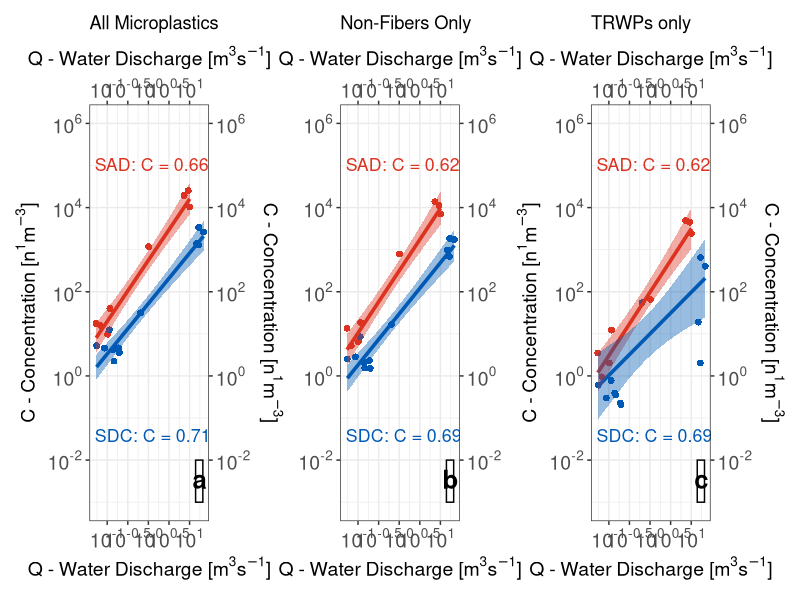

The R source for this figure:
# Combinging Rating Plots v3
#Using only two colors (paired red blue)

setwd("~/Desktop/Papers/C-Q_v2/Code")

###Clear the R environment
rm(list=ls());graphics.off();cat("\f");

library(ggplot2)
library(scales)
library(lmtest)
library(car)
library(boot)
library(dplyr)
library(tidyr)
library(readr)
library(scales)
library(grid)
library(tibble)
library(patchwork)
library(cowplot)


## Load and Create Models
# SAD Sample data
C_SAD <- c(15.83730,
           9.79787,
           17.62992,
           40.06806,
           1179.49791,
           10365.90909,
           19424.24242,
           25228.31050)
Q_SAD <- c(0.0679604,
           0.1019406,
           0.0538020,
           0.1160991,
           1.0194065,
           10.1091144,
           7.3623802,
           9.2312921)
df_SAD <- data.frame(Q_SAD,C_SAD)


# SAD Non-Fiber Sample data
C_SADNF <- c(5.192557334,
             6.513194834,
             13.59883439,
             18.63037006,
             791.2133891,
             7077.272727,
             13775.75758,
             11221.46119)
Q_SADNF <- c(0.0679604,
             0.1019406,
             0.0538020,
             0.1160991,
             1.0194065,
             10.1091144,
             7.3623802,
             9.2312921)
df_SADNF <- data.frame(Q_SADNF,C_SADNF)


# SAD TRWP Sample data
C_SADTRWP <- c(0.95,
               2.02,
               3.50,
               12.3,
               66.1,
               2448,
               4921,
               4503)
Q_SADTRWP <- c(0.0679604,
               0.1019406,
               0.0538020,
               0.1160991,
               1.0194065,
               10.1091144,
               7.3623802,
               9.2312921)
df_SADTRWP <- data.frame(Q_SADTRWP,C_SADTRWP)


# SDC Sample data
C_SDC <- c(4.167758847,
           4.628052243,
           12.44813278,
           3.563992652,
           2.251172486,
           4.575471698,
           5.213588967,
           3407.222222,
           1405.415162,
           2632.829374,
           1302.367942,
           31.61189358)
Q_SDC <- c(0.139035719,
           0.188873369,
           0.113267388,
           0.197368424,
           0.146114931,
           0.086083215,
           0.054934683,
           16.70693973,
           14.75307729,
           21.83228904,
           16.48040495,
           0.643641932)
df_SDC <- data.frame(Q_SDC,C_SDC)


# Load SDC Sample Non-Fiber data 
C_SDCNF <- c(2.096985583,
             2.309293962,
             8.532157676,
             1.506429884,
             1.552892131,
             2.84591195,
             2.522704339,
             1863.333333,
             983.3032491,
             1735.205184,
             16.43192488,
             687.3102611)
Q_SDCNF <- c(0.139035719,
             0.188873369,
             0.113267388,
             0.197368424,
             0.146114931,
             0.086083215,
             0.054934683,
             16.70693973,
             14.75307729,
             21.83228904,
             0.643641932,
             16.48040495)
df_SDCNF <- data.frame(Q_SDCNF,C_SDCNF) #save as a dataframe


# SDC TRWP Sample data
C_SDCTRWP <- c(0.393,
               0.227,
               0.778,
               0.208,
               0.354,
               0.299,
               0.605,
               650,
               19.0,
               405,
               2.03,
               55.3)
Q_SDCTRWP <- c(0.139035719,
               0.188873369,
               0.113267388,
               0.197368424,
               0.146114931,
               0.086083215,
               0.054934683,
               16.70693973,
               14.75307729,
               21.83228904,
               16.48040495,
               0.643641932)

df_SDCTRWP <- data.frame(Q_SDCTRWP,C_SDCTRWP) #save as a dataframe


# Model selected: #TYPE: Natural Log Transformed C and Q
model_SAD <- lm(log(C_SAD) ~ log(Q_SAD), data = df_SAD) # save as model_SAD
model_SADNF <- lm(log(C_SADNF) ~ log(Q_SADNF), data = df_SADNF) # save as model_SAD
model_SADTRWP <- lm(log(C_SADTRWP) ~ log(Q_SADTRWP), data = df_SADTRWP)
model_SDC <- lm(log(C_SDC) ~ log(Q_SDC), data = df_SDC) # save as model_SDC
model_SDCNF <- lm(log(C_SDCNF) ~ log(Q_SDCNF), data = df_SDCNF) # save as model_SDC
model_SDCTRWP <- lm(log(C_SDCTRWP) ~ log(Q_SDCTRWP), data = df_SDCTRWP) # save as model_SDC

#calculate Bias Correction Factors
#SAD
smearAdj_SAD <- sum(exp(model_SAD$residuals))/length(model_SAD$residuals)
smearAdj_SAD #Duan's Smearing Estimate of the Bias Correction Adjustment
#SADNF
smearAdj_SADNF <- sum(exp(model_SADNF$residuals))/length(model_SADNF$residuals)
smearAdj_SADNF #Duan's Smearing Estimate of the Bias Correction Adjustment
#SADTRWP
smearAdj_SADTRWP <- sum(exp(model_SADTRWP$residuals))/length(model_SADTRWP$residuals)
smearAdj_SADTRWP #Duan's Smearing Estimate of the Bias Correction Adjustment

#SDC
smearAdj_SDC <- sum(exp(model_SDC$residuals))/length(model_SDC$residuals)
smearAdj_SDC #Duan's Smearing Estimate of the Bias Correction Adjustment
#SDCNF
smearAdj_SDCNF <- sum(exp(model_SDCNF$residuals))/length(model_SDCNF$residuals)
smearAdj_SDCNF #Duan's Smearing Estimate of the Bias Correction Adjustment
#SDCTRWP
smearAdj_SDCTRWP <- sum(exp(model_SDCTRWP$residuals))/length(model_SDCTRWP$residuals)
smearAdj_SDCTRWP #Duan's Smearing Estimate of the Bias Correction Adjustment


#Add in MP Correction Factor
MPCF_SAD <- 0.66
MPCF_SAD_NF <- 0.62
MPCF_SDC <- 0.71
MPCF_SDC_NF <- 0.69

#Create Confidence intervals (Uncorrected)
#SAD
nmodel_SAD<- data.frame(Q_SAD = seq(from = min(df_SAD$Q_SAD), to = max(df_SAD$Q_SAD), length= 100))
model_SAD_conf <- exp(predict(model_SAD, nmodel_SAD, type = "response", interval = "confidence",level=0.95))
nmodel_SAD <- cbind(nmodel_SAD,model_SAD_conf)
nmodel_SAD

#SADNF
nmodel_SADNF<- data.frame(Q_SADNF = seq(from = min(df_SADNF$Q_SADNF), to = max(df_SADNF$Q_SADNF), length= 100))
model_SADNF_conf <- exp(predict(model_SADNF, nmodel_SADNF, type = "response", interval = "confidence",level=0.95))
nmodel_SADNF <- cbind(nmodel_SADNF,model_SADNF_conf)
nmodel_SADNF

#SADTRWP
nmodel_SADTRWP<- data.frame(Q_SADTRWP = seq(from = min(df_SADTRWP$Q_SADTRWP), to = max(df_SADTRWP$Q_SADTRWP), length= 100))
model_SADTRWP_conf <- exp(predict(model_SADTRWP, nmodel_SADTRWP, type = "response", interval = "confidence",level=0.95))
nmodel_SADTRWP <- cbind(nmodel_SADTRWP,model_SADTRWP_conf)
nmodel_SADTRWP


#SDC
nmodel_SDC<- data.frame(Q_SDC = seq(from = min(df_SDC$Q_SDC), to = max(df_SDC$Q_SDC), length= 100))
model_SDC_conf <- exp(predict(model_SDC, nmodel_SDC, type = "response", interval = "confidence",level=0.95))
nmodel_SDC <- cbind(nmodel_SDC,model_SDC_conf)
nmodel_SDC

#SDCNF
nmodel_SDCNF<- data.frame(Q_SDCNF = seq(from = min(df_SDCNF$Q_SDCNF), to = max(df_SDCNF$Q_SDCNF), length= 100))
model_SDCNF_conf <- exp(predict(model_SDCNF, nmodel_SDCNF, type = "response", interval = "confidence",level=0.95))
nmodel_SDCNF <- cbind(nmodel_SDCNF,model_SDCNF_conf)
nmodel_SDCNF

#SDCTRWP
nmodel_SDCTRWP<- data.frame(Q_SDCTRWP = seq(from = min(df_SDCTRWP$Q_SDCTRWP), to = max(df_SDCTRWP$Q_SDCTRWP), length= 100))
model_SDCTRWP_conf <- exp(predict(model_SDCTRWP, nmodel_SDCTRWP, type = "response", interval = "confidence",level=0.95))
nmodel_SDCTRWP <- cbind(nmodel_SDCTRWP,model_SDCTRWP_conf)
nmodel_SDCTRWP


#Correct Models and Confidence intervals with BCF and MPCF 
#SAD
model_SAD_conf_cor <- model_SAD_conf*smearAdj_SAD*MPCF_SAD
nmodel_SAD_cor<-cbind(nmodel_SAD,model_SAD_conf_cor)
nmodel_SAD_cor <- `colnames<-`(nmodel_SAD_cor,c('Q_SAD','fit_uncor','lwr_uncor','upr_uncor','fit_cor','lwr_cor','upr_cor'))
nmodel_SAD_cor

#SADNF
model_SADNF_conf_cor <- model_SADNF_conf*smearAdj_SADNF*MPCF_SAD_NF
nmodel_SADNF_cor<-cbind(nmodel_SADNF,model_SADNF_conf_cor)
nmodel_SADNF_cor <- `colnames<-`(nmodel_SADNF_cor,c('Q_SADNF','fit_uncor','lwr_uncor','upr_uncor','fit_cor','lwr_cor','upr_cor'))
nmodel_SADNF_cor

#SADTRWP
model_SADTRWP_conf_cor <- model_SADTRWP_conf*smearAdj_SADTRWP*MPCF_SAD_NF
nmodel_SADTRWP_cor<-cbind(nmodel_SADTRWP,model_SADTRWP_conf_cor)
nmodel_SADTRWP_cor <- `colnames<-`(nmodel_SADTRWP_cor,c('Q_SADTRWP','fit_uncor','lwr_uncor','upr_uncor','fit_cor','lwr_cor','upr_cor'))
nmodel_SADTRWP_cor

#SDC
model_SDC_conf_cor <- model_SDC_conf*smearAdj_SDC*MPCF_SDC
nmodel_SDC_cor<-cbind(nmodel_SDC,model_SDC_conf_cor)
nmodel_SDC_cor <- `colnames<-`(nmodel_SDC_cor,c('Q_SDC','fit_uncor','lwr_uncor','upr_uncor','fit_cor','lwr_cor','upr_cor'))
nmodel_SDC_cor

#SDCNF
model_SDCNF_conf_cor <- model_SDCNF_conf*smearAdj_SDCNF*MPCF_SDC_NF
nmodel_SDCNF_cor<-cbind(nmodel_SDCNF,model_SDCNF_conf_cor)
nmodel_SDCNF_cor <- `colnames<-`(nmodel_SDCNF_cor,c('Q_SDCNF','fit_uncor','lwr_uncor','upr_uncor','fit_cor','lwr_cor','upr_cor'))
nmodel_SDCNF_cor

#SDCTRWP
model_SDCTRWP_conf_cor <- model_SDCTRWP_conf*smearAdj_SDCTRWP*MPCF_SDC_NF
nmodel_SDCTRWP_cor<-cbind(nmodel_SDCTRWP,model_SDCTRWP_conf_cor)
nmodel_SDCTRWP_cor <- `colnames<-`(nmodel_SDCTRWP_cor,c('Q_SDCTRWP','fit_uncor','lwr_uncor','upr_uncor','fit_cor','lwr_cor','upr_cor'))
nmodel_SDCTRWP_cor

#Create 1st Plot the corrected model and confidence intervals


p1 <- ggplot()+ 
  geom_point(data = df_SAD, aes(x=Q_SAD, y=C_SAD), shape=16, size=2, col = "#DC3220")+
  geom_point(data = df_SDC, aes(x=Q_SDC, y=C_SDC),shape=16, size=2, col = "#005AB5")+
  geom_line(aes(x = Q_SAD, y = fit_cor), linetype=1, linewidth=1.25,col = "#DC3220", data = nmodel_SAD_cor)+
  geom_line(aes(x = Q_SDC, y = fit_cor), linetype=1, linewidth=1.25, col = "#005AB5", data = nmodel_SDC_cor)+
  geom_ribbon(data = nmodel_SAD_cor, aes(x=Q_SAD, ymin = lwr_cor, ymax = upr_cor),fill="#DC3220", alpha = 0.4) +
  geom_ribbon(data = nmodel_SDC_cor, aes(x=Q_SDC, ymin = lwr_cor, ymax = upr_cor), fill="#005AB5", alpha = 0.4) +
  guides(linetype = "none", fill = "none") +
  labs(x = NULL, y = NULL)+
  theme(
    legend.text = element_text(size = 12),      # Increase legend text size
    legend.title = element_text(size = 14),     # Increase legend title size
    axis.title.x = element_text(size = 14),     # Increase x-axis title size
    axis.title.y = element_text(size = 14),     # Increase y-axis title size
    axis.text.x = element_text(size = 13, color= "black"),       # Increase x-axis label size
    axis.text.y = element_text(size = 13, color = "black"),      # Increase y-axis label size
    plot.title = element_text(size = 16, face = "bold"), # Increase title size
    plot.subtitle = element_text(size = 12, face = "bold", hjust = 0, vjust = 1.5),
    axis.ticks.y = element_line(color = "black"))


#Create 2nd Plot the corrected model and confidence intervals


p2 <- ggplot()+ 
  geom_point(data = df_SADNF, aes(x=Q_SADNF, y=C_SADNF),shape=16, size=2,col = "#DC3220")+
  geom_point(data = df_SDCNF, aes(x=Q_SDCNF, y=C_SDCNF),shape=16, size=2, col = "#005AB5")+
  geom_line(aes(x = Q_SADNF, y = fit_cor), linetype=1, linewidth=1.25, col = "#DC3220", data = nmodel_SADNF_cor)+
  geom_line(aes(x = Q_SDCNF, y = fit_cor), linetype=1,linewidth=1.25, col = "#005AB5", data = nmodel_SDCNF_cor)+
  geom_ribbon(data = nmodel_SADNF_cor, aes(x=Q_SADNF, ymin = lwr_cor, ymax = upr_cor),fill="#DC3220", alpha = 0.4) +
  geom_ribbon(data = nmodel_SDCNF_cor, aes(x=Q_SDCNF, ymin = lwr_cor, ymax = upr_cor),fill="#005AB5", alpha = 0.4) +
  guides(linetype = "none", fill = "none") +
  labs(x = NULL, y = NULL)+
  theme(
    legend.text = element_text(size = 12),      # Increase legend text size
    legend.title = element_text(size = 14),     # Increase legend title size
    axis.title.x = element_text(size = 14),     # Increase x-axis title size
    axis.title.y = element_text(size = 14),     # Increase y-axis title size
    axis.text.x = element_text(size = 12, color= "black"),       # Increase x-axis label size
    axis.text.y = element_text(size = 12, color = "black"),      # Increase y-axis label size
    plot.title = element_text(size = 16, face = "bold"), # Increase title size
    plot.subtitle = element_text(size = 12, face = "bold", hjust = 0, vjust = 1.5),
    axis.ticks.y = element_line(color = "black"))


#Create 3rd Plot the corrected model and confidence intervals


p3 <- ggplot()+ 
  geom_point(data = df_SADTRWP, aes(x=Q_SADTRWP, y=C_SADTRWP), shape=16, size=2, col = "#DC3220")+
  geom_point(data = df_SDCTRWP, aes(x=Q_SDCTRWP, y=C_SDCTRWP),shape=16, size=2, col = "#005AB5")+
  geom_line(aes(x = Q_SADTRWP, y = fit_cor), linetype=1, linewidth=1.25, col = "#DC3220", data = nmodel_SADTRWP_cor)+
  geom_line(aes(x = Q_SDCTRWP, y = fit_cor), linetype=1,linewidth=1.25, col = "#005AB5", data = nmodel_SDCTRWP_cor)+
  geom_ribbon(data = nmodel_SADTRWP_cor, aes(x=Q_SADTRWP, ymin = lwr_cor, ymax = upr_cor),fill="#DC3220", alpha = 0.4) +
  geom_ribbon(data = nmodel_SDCTRWP_cor, aes(x=Q_SDCTRWP, ymin = lwr_cor, ymax = upr_cor),fill="#005AB5", alpha = 0.4) +
  guides(linetype = "none", fill = "none") +
  labs(x = NULL, y = NULL)+
  theme(
    legend.text = element_text(size = 12),      # Increase legend text size
    legend.title = element_text(size = 14),     # Increase legend title size
    axis.title.x = element_text(size = 14),     # Increase x-axis title size
    axis.title.y = element_text(size = 14),     # Increase y-axis title size
    axis.text.x = element_text(size = 12, color= "black"),       # Increase x-axis label size
    axis.text.y = element_text(size = 12, color = "black"),      # Increase y-axis label size
    plot.title = element_text(size = 16, face = "bold"), # Increase title size
    plot.subtitle = element_text(size = 12, face = "bold", hjust = 0, vjust = 1.5),
    axis.ticks.y = element_line(color = "black"))


y_limits = c(0.001, 1000000)

p1<- p1 + labs(
  x=expression("Q - Water Discharge [m"^ 3* "s"^-1*"]"),
  y = expression("C - Concentration [n"^1*"m"^-3*"]"), title = "All Microplastics" )+
  annotate(geom="text", x=0.05, y=110000, label=expression("SAD: C = 0.66 x 1.12 x (755 x Q"^1.45*")"),
           color="#DC3220", fontface="bold",hjust = 0,size=4.5)+
  annotate(geom="text", x=0.05, y=0.04, label=expression("SDC: C = 0.71 x 1.23 x (60.0 x Q"^1.20*")"),
           color="#005AB5", fontface="bold",hjust = 0, size=4.5)
p1 <- p1+ 
  scale_y_log10(limits = y_limits, sec.axis = dup_axis(), 
                breaks = trans_breaks("log10", function(x) 10^x),
                labels = trans_format("log10", math_format(10^.x)))+
  scale_x_log10(sec.axis = dup_axis(),breaks = trans_breaks("log10", function(x) 10^x),
                labels = trans_format("log10", math_format(10^.x)))
p2<-p2+
  annotate(geom="text", x=0.05, y=110000, label= expression("SAD: C = 0.62 x 1.17 x (436 x Q"^1.48*")"),
           color="#DC3220", fontface="bold",hjust = 0,size=4.5)+
  annotate(geom="text", x=0.05, y=0.04, label=expression("SDC: C = 0.69 x 1.28 x (34.0 x Q"^1.21*")"),
           color="#005AB5", fontface="bold",hjust = 0,size=4.5)
p2<- p2+labs(
  x=expression("Q - Water Discharge [m"^ 3* "s"^-1*"]"), title = "Non-Fibers Only" )+
  theme(axis.title.y = element_blank(),  axis.text.y = element_blank())

p2 <- p2+ 
  scale_y_log10(limits = y_limits, sec.axis = dup_axis(), 
                breaks = trans_breaks("log10", function(x) 10^x),
                labels = trans_format("log10", math_format(10^.x)))+
  scale_x_log10(sec.axis = dup_axis(),breaks = trans_breaks("log10", function(x) 10^x),
                labels = trans_format("log10", math_format(10^.x)))

p3 <- p3+labs(
  x=expression("Q - Water Discharge [m"^ 3* "s"^-1*"]"),
  y = expression("C - Concentration [n"^1*"m"^-3*"]"), title = "TRWPs only" )+
  annotate(geom="text", x=0.05, y=110000, label= expression("SAD: C = 0.62 x 1.27 x (124 x Q"^1.51*")"),
           color="#DC3220", fontface="bold",hjust = 0,size=4.5)+
  annotate(geom="text", x=0.05, y=0.04, label=expression("SDC: C = 0.69 x 3.57 x (4.08 x Q"^0.986*")"),
           color="#005AB5", fontface="bold",hjust = 0,size=4.5)
p3 <- p3 +
  scale_y_log10(
    limits = y_limits, sec.axis = dup_axis(),
    breaks = trans_breaks("log10", function(x) 10^x),
    labels = trans_format("log10", math_format(10^.x))
  ) +
  scale_x_log10(
    sec.axis = dup_axis(),
    breaks = trans_breaks("log10", function(x) 10^x),
    labels = trans_format("log10", math_format(10^.x))
  )

####Adjust axis
p1 <- p1+ theme(plot.title = element_text(hjust = 0.5), axis.title.y.right= element_blank(),axis.text.y.right= element_blank(), axis.title.x.top = element_blank(),axis.title.x.bottom = element_blank())+
  annotate("rect", xmin = 14, xmax = 21, ymin = 0.001, ymax = 0.01, 
           fill = "white", color = "black") +  # Draw the white box with a black border
  annotate("text", x = 17.5, y = 0.0035, label = "a", size = 6.5, fontface = "bold") 


p2<- p2+ theme(plot.title = element_text(hjust = 0.5), axis.title.x.top = element_blank())+
  annotate("rect", xmin = 14, xmax = 21, ymin = 0.001, ymax = 0.01, 
           fill = "white", color = "black") +  # Draw the white box with a black border
  annotate("text", x = 17.5, y = 0.0035, label = "b", size = 6.5, fontface = "bold") 


p3 <- p3+ theme(plot.title = element_text(hjust = 0.5), axis.title.y.left = element_blank(), axis.text.y.left = element_blank(), axis.title.x.top = element_blank(), axis.title.x.bottom = element_blank())+
  annotate("rect", xmin = 14, xmax = 21, ymin = 0.001, ymax = 0.01, 
           fill = "white", color = "black") +  # Draw the white box with a black border
  annotate("text", x = 17.5, y = 0.0035, label = "c", size = 6.5, fontface = "bold") 

p1 <- p1+theme_bw()+
  theme(
    axis.text.x = element_text(size = 14),  # Adjust font size for x-axis text
    axis.text.y = element_text(size = 14),  # Adjust font size for y-axis text
    axis.title.y.left = element_text(size=14), # Adjust font size for y-axis title
    axis.title.y.right = element_text(size=14),
    axis.title.x.top = element_text(size = 14), # Adjust font size for x-axis title
    axis.title.x.bottom = element_text(size = 14) 
  )
p2 <- p2+theme_bw()+
  theme(
    axis.text.x = element_text(size = 14),  
    axis.text.y = element_text(size = 14), 
    axis.title.x.top = element_text(size = 14),
    axis.title.x.bottom = element_text(size = 14)
  )
p3 <- p3+theme_bw()+
  theme(
    axis.text.x = element_text(size = 14),  
    axis.text.y = element_text(size = 14),
    axis.title.y.left = element_text(size=14),
    axis.title.y.right = element_text(size=14),
    axis.title.x.top = element_text(size = 14),
    axis.title.x.bottom = element_text(size = 14)
  )
# Create a list of plots to arrange
plots <- list(p1, p2, p3)

# Define the layout matrix
layout_matrix <- "
abc
"

# Combine plots with specified layout
combined_plot <- wrap_plots(plots, design = layout_matrix) +
  plot_layout(heights = c(2, 2, 2), # Heights of the two rows
              widths = c(2.5, 2.5,2.5)) 


# Print the combined plot
combined_plot

# Save the final combined plot
ggsave("RC_combinedv3.png", plot = combined_plot)
